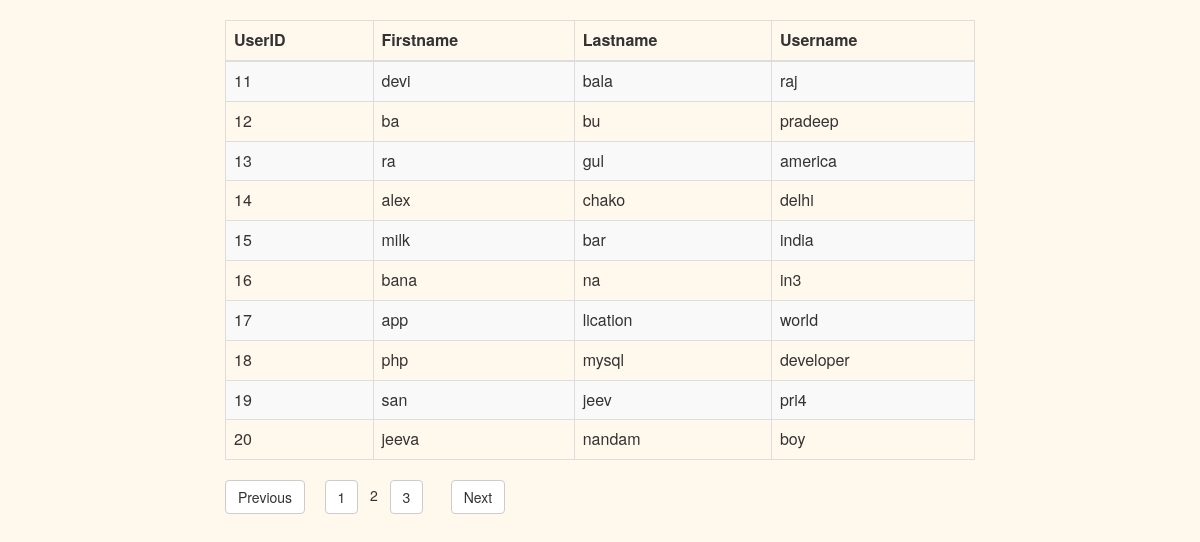
Screenshot of /pagination/index.php?pn=2 with the database file from the repository.
### tables this page shows
CREATE TABLE `user` (
  `userid` int(11) NOT NULL,
  `firstname` varchar(30) NOT NULL,
  `lastname` varchar(30) NOT NULL,
  `username` varchar(30) NOT NULL
);

### pagination/index.php (the view, shortened to what this page needs)
<?php
include('pagination.php');
 ?>
<html>
<head>
<link rel="stylesheet" href="https://maxcdn.bootstrapcdn.com/bootstrap/3.3.6/css/bootstrap.min.css" />
<link rel="stylesheet" type="text/css" href="style.css">
</head>
<body>
<div class="container">
<div style="height: 20px;"></div>
<div class="row">
<div class="col-lg-2">
</div>
<div class="col-lg-8">
<table width="80%" class="table table-striped table-bordered table-hover">
<thead>
<th>UserID</th>
<th>Firstname</th>
<th>Lastname</th>
<th>Username</th>
</thead>
<tbody>
<?php
while($crow = mysqli_fetch_array($nquery)){
?>
<tr>
<td><?php echo $crow['userid']; ?></td>
<td><?php echo $crow['firstname']; ?></td>
<td><?php echo $crow['lastname']; ?></td>
<td><?php echo $crow['username']; ?></td></tr>
<?php
}
?>
</tbody>
</table>
<div id="pagination_controls"><?php echo $paginationCtrls; ?></div>
</div>
<div class="col-lg-2">
</div>
</div>
</div>
</body>
</html>

### pagination/style.css (style rules this page uses)
body { background-color: rgb(255, 248, 236); }

### rows the page displays
user: userid "11", firstname "devi", lastname "bala", username "raj"
user: userid "12", firstname "ba", lastname "bu", username "pradeep"
user: userid "13", firstname "ra", lastname "gul", username "america"
user: userid "14", firstname "alex", lastname "chako", username "delhi"
user: userid "15", firstname "milk", lastname "bar", username "india"
user: userid "16", firstname "bana", lastname "na", username "in3"
user: userid "17", firstname "app", lastname "lication", username "world"
user: userid "18", firstname "php", lastname "mysql", username "developer"
user: userid "19", firstname "san", lastname "jeev", username "pri4"
user: userid "20", firstname "jeeva", lastname "nandam", username "boy"
